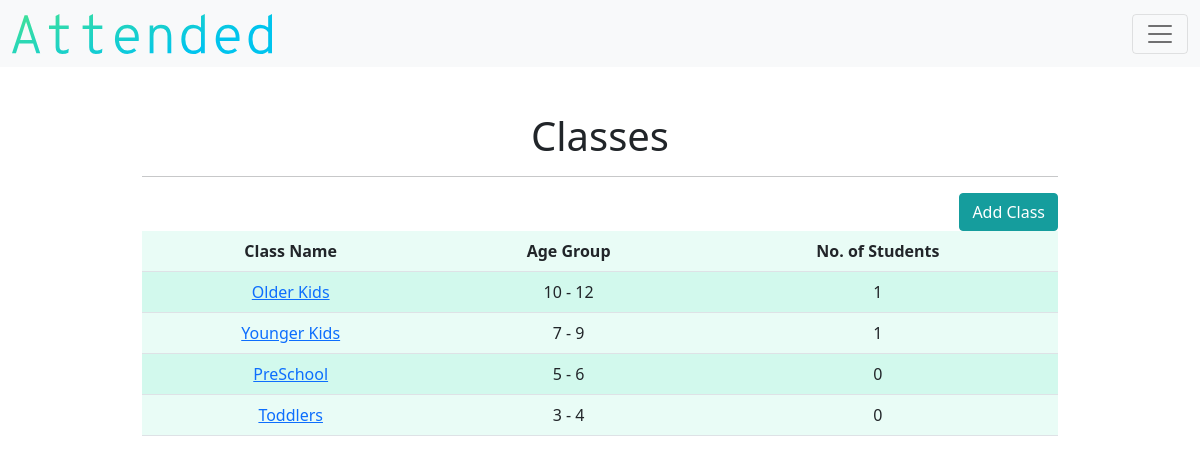
The page /class (signed in) on the database as committed earlier.
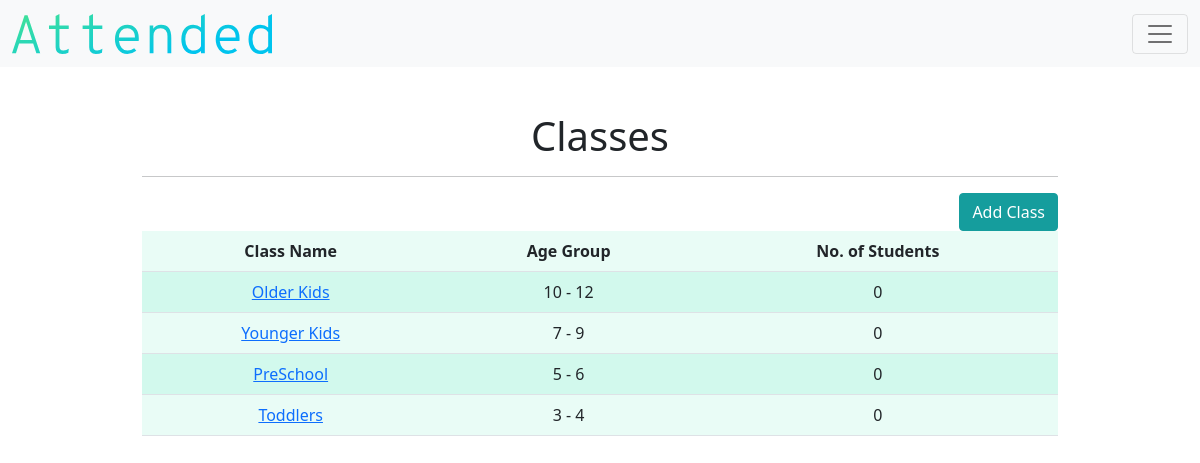
The same page on the database as committed later.
### models.py (models this page shows)
class Class(db.Model):
    __tablename__ = "class"
    id = db.Column(db.Integer, primary_key=True)
    teacher_id = db.Column(db.Integer, db.ForeignKey("teacher.id"))
    name = db.Column(db.String(), nullable=False)
    lowest_age = db.Column(db.Integer, nullable=False)
    highest_age = db.Column(db.Integer, nullable=False)
    count = db.Column(db.Integer)

### application.py (the view)
@app.route("/class")
def classes():
    if not current_user.is_authenticated:
        return redirect("/login")
    else:
        TABLE_HEADERS=["Class Name", "Age Group", "No. of Students"]
        teacher = current_user.get_id()
        class_object = Class.query.filter_by(teacher_id = teacher).order_by(Class.id.desc()).all()
        return render_template("class.html", headers=TABLE_HEADERS, classes=class_object)

### application.py (called while the page is built)
@login.user_loader
def load_user(id):
    return Teacher.query.get(id)

### templates/class.html
{% extends "layout.html" %}
{% block main %}
        <h1>Classes</h1>
        <hr>
        <div class="d-grid gap-2 d-md-flex justify-content-md-end">
                <a class="btn btn-secondary" href="/add_class" role="button">Add Class</a>
        </div>
        <div class="table-responsive">
          <table class="table table-striped table-hover">
                  <thead>
                          <tr>
                                  {% for header in headers %}
                                  <th> {{ header }} </th>
                                  {% endfor %}
                          </tr>
                          {% for class in classes %}
                          <tr>
                                  <td><a href="/detail_class/{{class.id}}"> {{class.name}} </a></td>
                                  <td> {{ class.lowest_age }} - {{ class.highest_age }} </td>
                                  <td> {{ class.count }} </td>
                          </tr>
                          {% endfor %}
                  </thead>
          </table>
        </div>
{% endblock %}

Rows that differ between the two databases and show on the page:
changed Class "Older Kids": count "1" → "0"
changed Class "Younger Kids": count "1" → "0"
